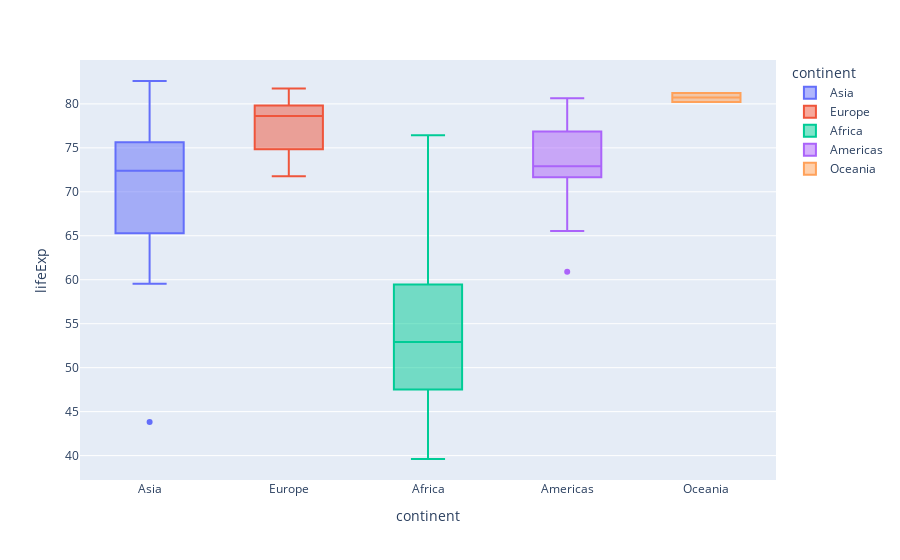

The notebook cell saved with this chart:
### Code cell
px.box(df[df['year']==2007], x='continent', y='lifeExp', color='continent')

### Figure 1 — Plotly figure (JSON) as saved in the notebook; plotly's stock layout.template omitted (floating-point values rounded to 4 significant figures)
{"data": [{"alignmentgroup": "True", "hovertemplate": "continent=%{x}<br>lifeExp=%{y}<extra></extra>", "legendgroup": "Asia", "marker": {"color": "#636efa"}, "name": "Asia", "notched": false, "offsetgroup": "Asia", "orientation": "v", "showlegend": true, "type": "box", "x": ["Asia", "Asia", "Asia", "Asia", "Asia", "Asia", "Asia", "Asia", "Asia", "Asia", "Asia", "Asia", "Asia", "Asia", "Asia", "Asia", "Asia", "Asia", "Asia", "Asia", "Asia", "Asia", "Asia", "Asia", "Asia", "Asia", "Asia", "Asia", "Asia", "Asia", "Asia", "Asia", "Asia"], "x0": " ", "xaxis": "x", "y": [43.83, 75.64, 64.06, 59.72, 72.96, 82.21, 64.7, 70.65, 70.96, 59.55, 80.75, 82.6, 72.53, 67.3, 78.62, 77.59, 71.99, 74.24, 66.8, 62.07, 63.78, 75.64, 65.48, 71.69, 72.78, 79.97, 72.4, 74.14, 78.4, 70.62, 74.25, 73.42, 62.7], "y0": " ", "yaxis": "y"}, {"alignmentgroup": "True", "hovertemplate": "continent=%{x}<br>lifeExp=%{y}<extra></extra>", "legendgroup": "Europe", "marker": {"color": "#EF553B"}, "name": "Europe", "notched": false, "offsetgroup": "Europe", "orientation": "v", "showlegend": true, "type": "box", "x": ["Europe", "Europe", "Europe", "Europe", "Europe", "Europe", "Europe", "Europe", "Europe", "Europe", "Europe", "Europe", "Europe", "Europe", "Europe", "Europe", "Europe", "Europe", "Europe", "Europe", "Europe", "Europe", "Europe", "Europe", "Europe", "Europe", "Europe", "Europe", "Europe", "Europe"], "x0": " ", "xaxis": "x", "y": [76.42, 79.83, 79.44, 74.85, 73.0, 75.75, 76.49, 78.33, 79.31, 80.66, 79.41, 79.48, 73.34, 81.76, 78.89, 80.55, 74.54, 79.76, 80.2, 75.56, 78.1, 72.48, 74.0, 74.66, 77.93, 80.94, 80.88, 81.7, 71.78, 79.42], "y0": " ", "yaxis": "y"}, {"alignmentgroup": "True", "hovertemplate": "continent=%{x}<br>lifeExp=%{y}<extra></extra>", "legendgroup": "Africa", "marker": {"color": "#00cc96"}, "name": "Africa", "notched": false, "offsetgroup": "Africa", "orientation": "v", "showlegend": true, "type": "box", "x": ["Africa", "Africa", "Africa", "Africa", "Africa", "Africa", "Africa", "Africa", "Africa", "Africa", "Africa", "Africa", "Africa", "Africa", "Africa", "Africa", "Africa", "Africa", "Africa", "Africa", "Africa", "Africa", "Africa", "Africa", "Africa", "Africa", "Africa", "Africa", "Africa", "Africa", "Africa", "Africa", "Africa", "Africa", "Africa", "Africa", "Africa", "Africa", "Africa", "Africa", "Africa", "Africa", "Africa", "Africa", "Africa", "Africa", "Africa", "Africa", "Africa", "Africa", "Africa", "Africa"], "x0": " ", "xaxis": "x", "y": [72.3, 42.73, 56.73, 50.73, 52.3, 49.58, 50.43, 44.74, 50.65, 65.15, 46.46, 55.32, 48.33, 54.79, 71.34, 51.58, 58.04, 52.95, 56.73, 59.45, 60.02, 56.01, 46.39, 54.11, 42.59, 45.68, 73.95, 59.44, 48.3, 54.47, 64.16, 72.8, 71.16, 42.08, 52.91, 56.87, 46.86, 76.44, 46.24, 65.53, 63.06, 42.57, 48.16, 49.34, 58.56, 39.61, 52.52, 58.42, 73.92, 51.54, 42.38, 43.49], "y0": " ", "yaxis": "y"}, {"alignmentgroup": "True", "hovertemplate": "continent=%{x}<br>lifeExp=%{y}<extra></extra>", "legendgroup": "Americas", "marker": {"color": "#ab63fa"}, "name": "Americas", "notched": false, "offsetgroup": "Americas", "orientation": "v", "showlegend": true, "type": "box", "x": ["Americas", "Americas", "Americas", "Americas", "Americas", "Americas", "Americas", "Americas", "Americas", "Americas", "Americas", "Americas", "Americas", "Americas", "Americas", "Americas", "Americas", "Americas", "Americas", "Americas", "Americas", "Americas", "Americas", "Americas", "Americas"], "x0": " ", "xaxis": "x", "y": [75.32, 65.55, 72.39, 80.65, 78.55, 72.89, 78.78, 78.27, 72.23, 74.99, 71.88, 70.26, 60.92, 70.2, 72.57, 76.19, 72.9, 75.54, 71.75, 71.42, 78.75, 69.82, 78.24, 76.38, 73.75], "y0": " ", "yaxis": "y"}, {"alignmentgroup": "True", "hovertemplate": "continent=%{x}<br>lifeExp=%{y}<extra></extra>", "legendgroup": "Oceania", "marker": {"color": "#FFA15A"}, "name": "Oceania", "notched": false, "offsetgroup": "Oceania", "orientation": "v", "showlegend": true, "type": "box", "x": ["Oceania", "Oceania"], "x0": " ", "xaxis": "x", "y": [81.23, 80.2], "y0": " ", "yaxis": "y"}], "layout": {"boxmode": "overlay", "legend": {"title": {"text": "continent"}, "tracegroupgap": 0}, "margin": {"t": 60}, "xaxis": {"anchor": "y", "categoryarray": ["Asia", "Europe", "Africa", "Americas", "Oceania"], "categoryorder": "array", "domain": [0, 1], "title": {"text": "continent"}}, "yaxis": {"anchor": "x", "domain": [0, 1], "title": {"text": "lifeExp"}}}}
